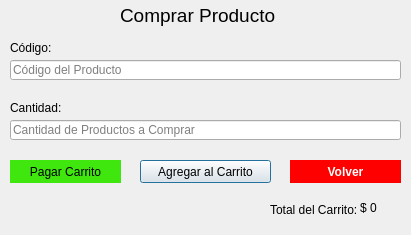
<?xml version="1.0" encoding="UTF-8"?>
<ui version="4.0">
 <class>Dialog</class>
 <widget class="QDialog" name="Dialog">
  <property name="geometry">
   <rect>
    <x>0</x>
    <y>0</y>
    <width>411</width>
    <height>235</height>
   </rect>
  </property>
  <property name="windowTitle">
   <string>Dialog</string>
  </property>
  <widget class="QLabel" name="label_2">
   <property name="geometry">
    <rect>
     <x>10</x>
     <y>40</y>
     <width>61</width>
     <height>16</height>
    </rect>
   </property>
   <property name="text">
    <string>Código:</string>
   </property>
  </widget>
  <widget class="QLineEdit" name="le_codigo">
   <property name="geometry">
    <rect>
     <x>10</x>
     <y>60</y>
     <width>391</width>
     <height>20</height>
    </rect>
   </property>
   <property name="text">
    <string/>
   </property>
   <property name="placeholderText">
    <string>Código del Producto</string>
   </property>
  </widget>
  <widget class="QLabel" name="label_5">
   <property name="geometry">
    <rect>
     <x>10</x>
     <y>100</y>
     <width>61</width>
     <height>16</height>
    </rect>
   </property>
   <property name="text">
    <string>Cantidad:</string>
   </property>
  </widget>
  <widget class="QLineEdit" name="le_cantidad">
   <property name="geometry">
    <rect>
     <x>10</x>
     <y>120</y>
     <width>391</width>
     <height>20</height>
    </rect>
   </property>
   <property name="text">
    <string/>
   </property>
   <property name="placeholderText">
    <string>Cantidad de Productos a Comprar</string>
   </property>
  </widget>
  <widget class="QLabel" name="label">
   <property name="geometry">
    <rect>
     <x>120</x>
     <y>0</y>
     <width>161</width>
     <height>31</height>
    </rect>
   </property>
   <property name="font">
    <font>
     <pointsize>14</pointsize>
    </font>
   </property>
   <property name="styleSheet">
    <string notr="true"/>
   </property>
   <property name="text">
    <string>Comprar Producto</string>
   </property>
  </widget>
  <widget class="QPushButton" name="btn_agregar_carrito">
   <property name="geometry">
    <rect>
     <x>140</x>
     <y>160</y>
     <width>131</width>
     <height>23</height>
    </rect>
   </property>
   <property name="text">
    <string>Agregar al Carrito</string>
   </property>
  </widget>
  <widget class="QPushButton" name="btn_pagar_carrito">
   <property name="geometry">
    <rect>
     <x>10</x>
     <y>160</y>
     <width>111</width>
     <height>23</height>
    </rect>
   </property>
   <property name="styleSheet">
    <string notr="true">background-color: #3fe70e;
border:none;</string>
   </property>
   <property name="text">
    <string>Pagar Carrito</string>
   </property>
  </widget>
  <widget class="QPushButton" name="btn_volver">
   <property name="geometry">
    <rect>
     <x>290</x>
     <y>160</y>
     <width>111</width>
     <height>23</height>
    </rect>
   </property>
   <property name="styleSheet">
    <string notr="true">background-color: red;
border: none;
color: white;
font-weight: bold;</string>
   </property>
   <property name="text">
    <string>Volver</string>
   </property>
  </widget>
  <widget class="QLabel" name="label_3">
   <property name="geometry">
    <rect>
     <x>270</x>
     <y>199</y>
     <width>101</width>
     <height>21</height>
    </rect>
   </property>
   <property name="text">
    <string>Total del Carrito:</string>
   </property>
  </widget>
  <widget class="QLabel" name="label_4">
   <property name="geometry">
    <rect>
     <x>360</x>
     <y>200</y>
     <width>47</width>
     <height>16</height>
    </rect>
   </property>
   <property name="text">
    <string>$ 0</string>
   </property>
  </widget>
 </widget>
 <resources/>
 <connections/>
</ui>
